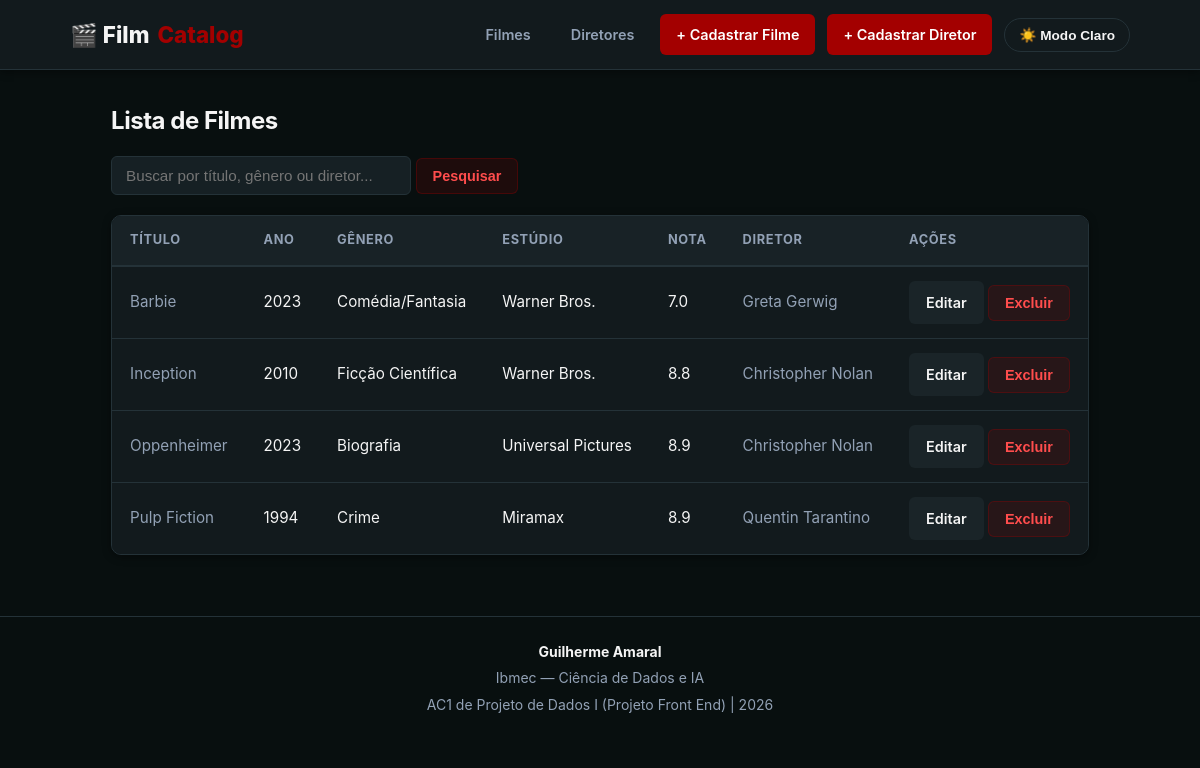
The page / on the database its author committed.
### tables this page shows
CREATE TABLE filmes (
            id            INTEGER PRIMARY KEY AUTOINCREMENT,
            titulo        TEXT    NOT NULL UNIQUE,
            ano           INTEGER NOT NULL,
            genero        TEXT    NOT NULL,
            diretor_id    INTEGER NOT NULL REFERENCES diretores(id) ON DELETE CASCADE,
            nota          REAL    NOT NULL,
            estudio       TEXT    NOT NULL,
            imagem_url    TEXT,
            sinopse       TEXT
        );

CREATE TABLE diretores (
            id INTEGER PRIMARY KEY AUTOINCREMENT,
            nome TEXT NOT NULL UNIQUE,
            nacionalidade TEXT NOT NULL,
            data_nascimento TEXT NOT NULL
        );

### app.py (the view)
@app.route("/")
def listar():
    termo = request.args.get("termo", "").strip().lower()
    msg = request.args.get("msg", "")
    if termo:
        filmes = buscar_filmes(termo)
    else:
        filmes = listar_filmes()
    return render_template("lista.html", filmes=filmes, msg=msg)

### banco.py (called while the page is built)
def listar_filmes():
    conn = conectar_banco()
    cursor = conn.cursor()
    cursor.execute('''
        SELECT filmes.*, diretores.nome AS diretor_nome
        FROM filmes
        JOIN diretores ON filmes.diretor_id = diretores.id
        ORDER BY filmes.titulo
    ''')
    filmes = cursor.fetchall()
    conn.close()
    return filmes

### templates/lista.html (shortened to what this page needs)
{% extends 'base.html' %}
{% block conteudo %}
<h2>Lista de Filmes</h2>
<form action="/" method="GET" style="margin-bottom: 20px;">
    <input
        type="text"
        name="termo"
        value="{{ termo or '' }}"
        placeholder="Buscar por título, gênero ou diretor..."
        style="width: 300px;"
    >
    <button type="submit">Pesquisar</button>
</form>
{% if filmes %}
    <div class="table-wrapper">
        <table border="0" cellpadding="8">
            <thead>
                <tr>
                    <th>Título</th>
                    <th>Ano</th>
                    <th>Gênero</th>
                    <th>Estúdio</th>
                    <th>Nota</th>
                    <th>Diretor</th>
                    <th>Ações</th>
                </tr>
            </thead>
            <tbody>
                {% for filme in filmes %}
                <tr>
                    <td>
                        <a href="{{ url_for('detalhe_filme', id_filme=filme.id) }}">
                            {{ filme.titulo }}
                        </a>
                    </td>
                    <td>{{ filme.ano }}</td>
                    <td>{{ filme.genero }}</td>
                    <td>{{ filme.estudio }}</td>
                    <td>{{ filme.nota }}</td>
                    <td>
                        <a href="{{ url_for('detalhe_diretor', id_diretor=filme.diretor_id) }}">
                            {{ filme.diretor_nome }}
                        </a>
                    </td>
                    <td style="white-space: nowrap;">
                        <a href="{{ url_for('editar_filme', id_filme=filme.id) }}" class="btn btn-secondary">Editar</a>
                        <form action="{{ url_for('excluir', id_filme=filme.id) }}" method="POST" style="display: inline;">
                            <button type="submit" onclick="return confirm('Tem certeza que deseja excluir o filme {{ filme.titulo }}?');">
                                Excluir
                            </button>
                        </form>
                    </td>
                </tr>
                {% endfor %}
            </tbody>
        </table>
    </div>
{% else %}
    <p>Nenhum filme encontrado{% if termo %} para "{{ termo }}"{% endif %}.</p>
{% endif %}
{% endblock %}

### static/style.css (style rules this page uses)
:root { --bg-main: #080F0F; --bg-card: #121A1D; --bg-card-hover: #1A2428; --bg-table-header: #182226; --bg-input: #162024; --border-color: #243238; --border-focus: #A30000; --text-main: #F5F5F5; --text-muted: #92A1B5; --text-inverse: #080F0F; --accent-primary: #A30000; --accent-primary-hover: #C40000; --accent-secondary: #6B0F1A; --accent-steel: #92A1B5; --tag-bg: rgba(163, 0, 0, 0.2); --tag-text: #FF4D4D; --rating-star: #FFC107; --shadow-sm: 0 2px 8px rgba(0, 0, 0, 0.4); --shadow-lg: 0 12px 32px rgba(0, 0, 0, 0.6); --radius-sm: 6px; --radius-md: 10px; --radius-lg: 16px; --transition: all 0.2s cubic-bezier(0.4, 0, 0.2, 1); }
*, *::before, *::after { box-sizing: border-box; margin: 0; padding: 0; }
body { font-family: -apple-system, BlinkMacSystemFont, 'Segoe UI', Roboto, Helvetica, Arial, sans-serif; background-color: var(--bg-main); color: var(--text-main); line-height: 1.6; min-height: 100vh; transition: background-color 0.3s ease, color 0.3s ease; padding-bottom: 60px; }
a { color: var(--accent-steel); text-decoration: none; transition: var(--transition); }
h1, h2, h3, h4 { font-weight: 700; letter-spacing: -0.02em; color: var(--text-main); margin-bottom: 1rem; }
input[type="text"], input[type="number"], input[type="url"], select, textarea, .form-control, .search-input { background: var(--bg-input); border: 1px solid var(--border-color); color: var(--text-main); padding: 10px 14px; border-radius: var(--radius-sm); font-size: 0.95rem; outline: none; transition: var(--transition); }
button, .btn { display: inline-flex; align-items: center; justify-content: center; gap: 6px; padding: 9px 16px; font-size: 0.9rem; font-weight: 600; border-radius: var(--radius-sm); border: 1px solid transparent; cursor: pointer; transition: var(--transition); text-decoration: none; background: var(--bg-card-hover); color: var(--text-main); }
.btn-danger, button[type="submit"]:not(.btn-primary) { background: rgba(163, 0, 0, 0.15); color: var(--tag-text); border: 1px solid rgba(163, 0, 0, 0.3); }
.table-wrapper { background: var(--bg-card); border-radius: var(--radius-md); border: 1px solid var(--border-color); overflow: hidden; box-shadow: var(--shadow-sm); margin-top: 16px; }
table { width: 100%; border-collapse: collapse; text-align: left; background: var(--bg-card); }
thead, th { background: var(--bg-table-header) !important; }
th { padding: 14px 18px; font-size: 0.8rem; font-weight: 700; text-transform: uppercase; color: var(--text-muted); letter-spacing: 0.05em; border-bottom: 2px solid var(--border-color); }
td { padding: 14px 18px; border-bottom: 1px solid var(--border-color); font-size: 0.95rem; vertical-align: middle; }
tbody tr:last-child td { border-bottom: none; }
body { display: flex; flex-direction: column; min-height: 100vh; }

### rows shown on the page
filmes: titulo "Barbie", ano "2023", genero "Comédia/Fantasia", estudio "Warner Bros.", nota "7.0", diretor_nome "Greta Gerwig"
filmes: titulo "Inception", ano "2010", genero "Ficção Científica", estudio "Warner Bros.", nota "8.8", diretor_nome "Christopher Nolan"
filmes: titulo "Oppenheimer", ano "2023", genero "Biografia", estudio "Universal Pictures", nota "8.9", diretor_nome "Christopher Nolan"
filmes: titulo "Pulp Fiction", ano "1994", genero "Crime", estudio "Miramax", nota "8.9", diretor_nome "Quentin Tarantino"
